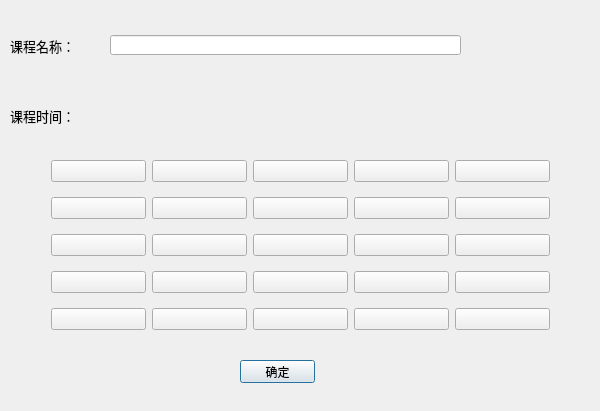
<?xml version="1.0" encoding="UTF-8"?>
<ui version="4.0">
 <class>AddCourse</class>
 <widget class="QDialog" name="AddCourse">
  <property name="geometry">
   <rect>
    <x>0</x>
    <y>0</y>
    <width>600</width>
    <height>411</height>
   </rect>
  </property>
  <property name="windowTitle">
   <string>AddCourse</string>
  </property>
  <widget class="QLabel" name="label_2">
   <property name="geometry">
    <rect>
     <x>10</x>
     <y>100</y>
     <width>91</width>
     <height>31</height>
    </rect>
   </property>
   <property name="font">
    <font>
     <pointsize>10</pointsize>
    </font>
   </property>
   <property name="text">
    <string>课程时间：</string>
   </property>
  </widget>
  <widget class="QLabel" name="label">
   <property name="geometry">
    <rect>
     <x>10</x>
     <y>30</y>
     <width>91</width>
     <height>31</height>
    </rect>
   </property>
   <property name="font">
    <font>
     <pointsize>10</pointsize>
    </font>
   </property>
   <property name="text">
    <string>课程名称：</string>
   </property>
  </widget>
  <widget class="QLineEdit" name="lineEdit">
   <property name="geometry">
    <rect>
     <x>110</x>
     <y>35</y>
     <width>351</width>
     <height>20</height>
    </rect>
   </property>
  </widget>
  <widget class="QPushButton" name="okbutton">
   <property name="geometry">
    <rect>
     <x>240</x>
     <y>360</y>
     <width>75</width>
     <height>23</height>
    </rect>
   </property>
   <property name="text">
    <string>确定</string>
   </property>
  </widget>
  <widget class="QWidget" name="gridLayoutWidget">
   <property name="geometry">
    <rect>
     <x>40</x>
     <y>140</y>
     <width>521</width>
     <height>211</height>
    </rect>
   </property>
   <layout class="QGridLayout" name="gridLayout">
    <item row="0" column="0">
     <widget class="QPushButton" name="pushButton_1">
      <property name="text">
       <string/>
      </property>
     </widget>
    </item>
    <item row="0" column="1">
     <widget class="QPushButton" name="pushButton_2">
      <property name="text">
       <string/>
      </property>
     </widget>
    </item>
    <item row="3" column="3">
     <widget class="QPushButton" name="pushButton_19">
      <property name="text">
       <string/>
      </property>
     </widget>
    </item>
    <item row="2" column="2">
     <widget class="QPushButton" name="pushButton_13">
      <property name="text">
       <string/>
      </property>
     </widget>
    </item>
    <item row="0" column="3">
     <widget class="QPushButton" name="pushButton_4">
      <property name="text">
       <string/>
      </property>
     </widget>
    </item>
    <item row="1" column="0">
     <widget class="QPushButton" name="pushButton_6">
      <property name="text">
       <string/>
      </property>
     </widget>
    </item>
    <item row="2" column="4">
     <widget class="QPushButton" name="pushButton_15">
      <property name="text">
       <string/>
      </property>
     </widget>
    </item>
    <item row="1" column="1">
     <widget class="QPushButton" name="pushButton_7">
      <property name="text">
       <string/>
      </property>
     </widget>
    </item>
    <item row="1" column="2">
     <widget class="QPushButton" name="pushButton_8">
      <property name="text">
       <string/>
      </property>
     </widget>
    </item>
    <item row="0" column="2">
     <widget class="QPushButton" name="pushButton_3">
      <property name="text">
       <string/>
      </property>
     </widget>
    </item>
    <item row="0" column="4">
     <widget class="QPushButton" name="pushButton_5">
      <property name="text">
       <string/>
      </property>
     </widget>
    </item>
    <item row="3" column="0">
     <widget class="QPushButton" name="pushButton_16">
      <property name="text">
       <string/>
      </property>
     </widget>
    </item>
    <item row="1" column="4">
     <widget class="QPushButton" name="pushButton_10">
      <property name="text">
       <string/>
      </property>
     </widget>
    </item>
    <item row="1" column="3">
     <widget class="QPushButton" name="pushButton_9">
      <property name="text">
       <string/>
      </property>
     </widget>
    </item>
    <item row="3" column="1">
     <widget class="QPushButton" name="pushButton_17">
      <property name="text">
       <string/>
      </property>
     </widget>
    </item>
    <item row="3" column="4">
     <widget class="QPushButton" name="pushButton_20">
      <property name="text">
       <string/>
      </property>
     </widget>
    </item>
    <item row="3" column="2">
     <widget class="QPushButton" name="pushButton_18">
      <property name="text">
       <string/>
      </property>
     </widget>
    </item>
    <item row="2" column="1">
     <widget class="QPushButton" name="pushButton_12">
      <property name="text">
       <string/>
      </property>
     </widget>
    </item>
    <item row="2" column="0">
     <widget class="QPushButton" name="pushButton_11">
      <property name="text">
       <string/>
      </property>
     </widget>
    </item>
    <item row="2" column="3">
     <widget class="QPushButton" name="pushButton_14">
      <property name="text">
       <string/>
      </property>
     </widget>
    </item>
    <item row="4" column="0">
     <widget class="QPushButton" name="pushButton_21">
      <property name="text">
       <string/>
      </property>
     </widget>
    </item>
    <item row="4" column="1">
     <widget class="QPushButton" name="pushButton_22">
      <property name="text">
       <string/>
      </property>
     </widget>
    </item>
    <item row="4" column="2">
     <widget class="QPushButton" name="pushButton_23">
      <property name="text">
       <string/>
      </property>
     </widget>
    </item>
    <item row="4" column="3">
     <widget class="QPushButton" name="pushButton_24">
      <property name="text">
       <string/>
      </property>
     </widget>
    </item>
    <item row="4" column="4">
     <widget class="QPushButton" name="pushButton_25">
      <property name="text">
       <string/>
      </property>
     </widget>
    </item>
   </layout>
  </widget>
 </widget>
 <layoutdefault spacing="6" margin="11"/>
 <resources/>
 <connections>
  <connection>
   <sender>lineEdit</sender>
   <signal>textEdited(QString)</signal>
   <receiver>AddCourse</receiver>
   <slot>getName()</slot>
   <hints>
    <hint type="sourcelabel">
     <x>286</x>
     <y>49</y>
    </hint>
    <hint type="destinationlabel">
     <x>281</x>
     <y>83</y>
    </hint>
   </hints>
  </connection>
  <connection>
   <sender>okbutton</sender>
   <signal>clicked()</signal>
   <receiver>AddCourse</receiver>
   <slot>determine()</slot>
   <hints>
    <hint type="sourcelabel">
     <x>286</x>
     <y>372</y>
    </hint>
    <hint type="destinationlabel">
     <x>287</x>
     <y>384</y>
    </hint>
   </hints>
  </connection>
 </connections>
 <slots>
  <slot>getName()</slot>
  <slot>determine()</slot>
 </slots>
</ui>
